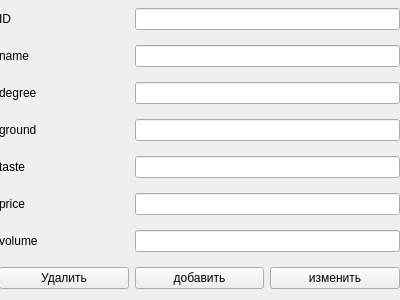
<?xml version="1.0" encoding="UTF-8"?>
<ui version="4.0">
 <class>Form</class>
 <widget class="QWidget" name="Form">
  <property name="geometry">
   <rect>
    <x>0</x>
    <y>0</y>
    <width>400</width>
    <height>300</height>
   </rect>
  </property>
  <property name="windowTitle">
   <string>Form</string>
  </property>
  <widget class="QWidget" name="gridLayoutWidget">
   <property name="geometry">
    <rect>
     <x>-1</x>
     <y>-1</y>
     <width>401</width>
     <height>301</height>
    </rect>
   </property>
   <layout class="QGridLayout" name="gridLayout">
    <item row="1" column="0">
     <widget class="QLabel" name="label">
      <property name="text">
       <string>name</string>
      </property>
     </widget>
    </item>
    <item row="7" column="2">
     <widget class="QPushButton" name="pushButton_3">
      <property name="text">
       <string>изменить</string>
      </property>
     </widget>
    </item>
    <item row="3" column="0">
     <widget class="QLabel" name="label_5">
      <property name="text">
       <string>ground</string>
      </property>
     </widget>
    </item>
    <item row="2" column="0">
     <widget class="QLabel" name="label_2">
      <property name="text">
       <string>degree</string>
      </property>
     </widget>
    </item>
    <item row="6" column="0">
     <widget class="QLabel" name="label_4">
      <property name="text">
       <string>volume</string>
      </property>
     </widget>
    </item>
    <item row="7" column="0">
     <widget class="QPushButton" name="pushButton">
      <property name="text">
       <string>Удалить</string>
      </property>
     </widget>
    </item>
    <item row="2" column="1" colspan="2">
     <widget class="QLineEdit" name="lineEdit_3"/>
    </item>
    <item row="7" column="1">
     <widget class="QPushButton" name="pushButton_2">
      <property name="text">
       <string>добавить</string>
      </property>
     </widget>
    </item>
    <item row="0" column="1" colspan="2">
     <widget class="QLineEdit" name="lineEdit"/>
    </item>
    <item row="0" column="0">
     <widget class="QLabel" name="label_3">
      <property name="text">
       <string>ID</string>
      </property>
     </widget>
    </item>
    <item row="5" column="0">
     <widget class="QLabel" name="label_6">
      <property name="text">
       <string>price</string>
      </property>
     </widget>
    </item>
    <item row="1" column="1" colspan="2">
     <widget class="QLineEdit" name="lineEdit_2"/>
    </item>
    <item row="4" column="0">
     <widget class="QLabel" name="label_7">
      <property name="text">
       <string>taste</string>
      </property>
     </widget>
    </item>
    <item row="3" column="1" colspan="2">
     <widget class="QLineEdit" name="lineEdit_4"/>
    </item>
    <item row="4" column="1" colspan="2">
     <widget class="QLineEdit" name="lineEdit_5"/>
    </item>
    <item row="5" column="1" colspan="2">
     <widget class="QLineEdit" name="lineEdit_6"/>
    </item>
    <item row="6" column="1" colspan="2">
     <widget class="QLineEdit" name="lineEdit_7"/>
    </item>
   </layout>
  </widget>
 </widget>
 <resources/>
 <connections/>
</ui>
